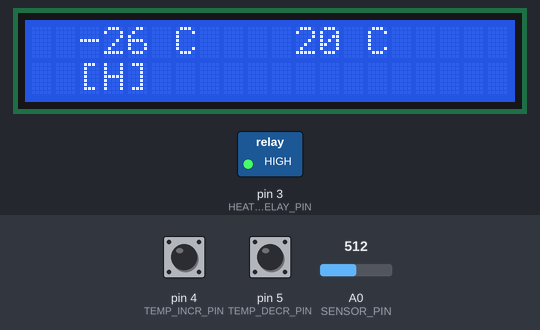
Bench run of a sketch on a simulated Arduino Uno, built with avr-gcc and run on an emulated ATmega328P. Shown: 20×2 character LCD, switched loads named in the sketch (green lamp = pin HIGH). The test bench sets the inputs (shaded band); at power-on: pin 4 (TEMP_INCR_PIN) HIGH, A0 (SENSOR_PIN) = 512, pin 5 (TEMP_DECR_PIN) HIGH. EEPROM starts erased; what the sketch prints to the serial monitor is not drawn.

Above: at 1.6 s.
1.7 s: pin 4 (TEMP_INCR_PIN) pulled LOW for 3.2 s
At 5.1 s:
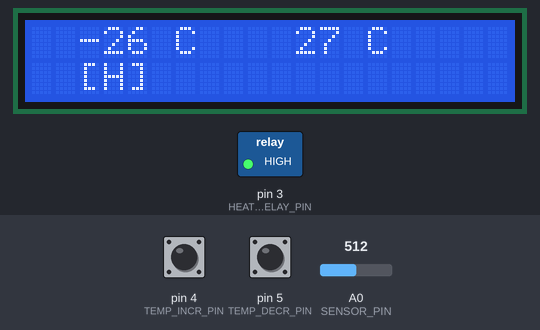
6.4 s: A0 (SENSOR_PIN) set to 716
At 7.6 s:
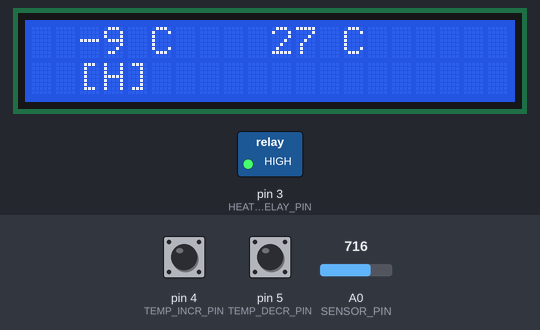
8.5 s: pin 5 (TEMP_DECR_PIN) pulled LOW for 0.15 s
At 8.9 s:
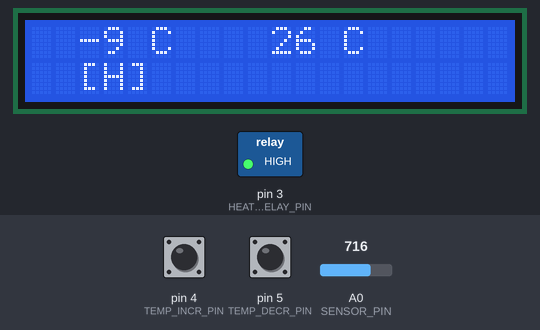
10.1 s: pin 4 (TEMP_INCR_PIN) pulled LOW for 1 s
At 10.36 s:
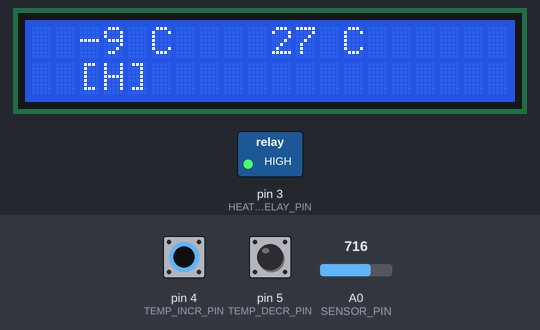
14.1 s: A0 (SENSOR_PIN) set to 900
At 25.6 s:
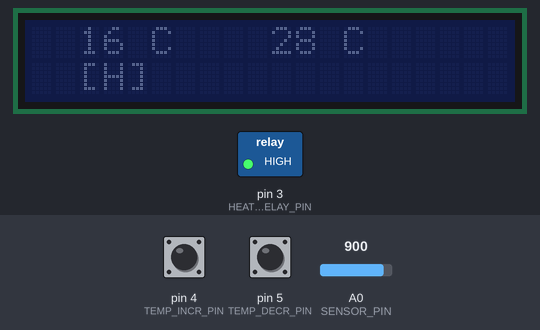
Timing chart, 0 to 26.5 s (numbered marks = the images above; inputs shaded):
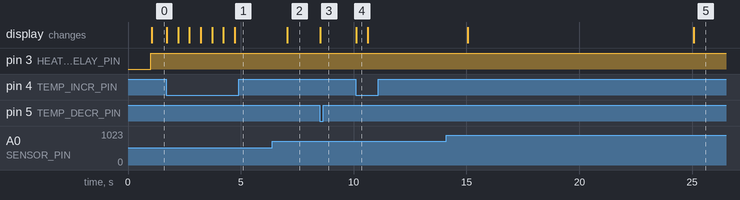

The sketch:

sauna.ino
```cpp
#include <EEPROM.h>
#include <LiquidCrystal_I2C.h>

// output
#define HEAT_RELAY_PIN 3

// input
#define MAIN_SWITCH_PIN 2
#define TEMP_INCR_PIN 4
#define TEMP_DECR_PIN 5
#define SENSOR_PIN A0

// memory
#define _TARGET_TEMPERATURE 0
#define _TEMPERATURE_DIFFERENCE 1
#define _TEMPERATURE_STEP 2
#define _BACKLIGHT_TIMER 3 // todo

// min,max,default values
#define MAX_TARGET_TEMP 120
#define MIN_TARGET_TEMP 10

#define MAX_TEMP_DIFF 20
#define MIN_TEMP_DIFF 0

#define MAX_TEMP_STEP 10
#define MIN_TEMP_STEP 1

#define DEFAULT_TARGET_TEMP 20
#define DEFAULT_TEMP_DIFF 5
#define DEFAULT_TEMP_STEP 5

LiquidCrystal_I2C lcd(0x27, 20, 2);

// tasks
/*
1 - Temperature check
2 - LCD display refresh
*/
unsigned long CURRENT_TIME = 0;
long PREV_TIME_T1 = millis();
long PREV_TIME_T2 = millis();
long PREV_TIME_T3 = millis();
const long INTERVAL_T1 = 1000;
const long INTERVAL_T2 = 1000;
const long INTERVAL_T3 = 500;

// Setpoint default values
int TARGET_TEMPERATURE; // temperature setpoint
int CURRENT_TEMPERATURE; // current temperature, refreshed with ntc converted value
int TEMPERATURE_DIFFERENCE; // temperature differential
int TEMPERATURE_STEP; // temperature is increased with this unit when + or - button

// LCD values
int BACKLIGHT_TIMER_INITIAL = 30; // (x * lcd refresh itnerval)
int BACKLIGHT_TIMER = BACKLIGHT_TIMER_INITIAL;

// Toggle values
bool HEATING_STATUS = false;
bool DEBUG = false;

// Serial command processing
String input;
char MAIN_COMMAND[32];
char SUB_COMMAND[32];
int COMMAND_VAL;

// NTC
float R1 = 100000; // 100K known resistor
float logR2;
float c1 = 1.009249522e-03, c2 = 2.378405444e-04, c3 = 2.019202697e-07;

void checkSerialCommandInput() {
    if (Serial.available()) {
        input = Serial.readStringUntil('\n');
        input.trim();
        sscanf(input.c_str(), "%32s %32s %d", MAIN_COMMAND, SUB_COMMAND, &COMMAND_VAL);
        if (strcmp(MAIN_COMMAND, "set") == 0) {
            if (strcmp(SUB_COMMAND, "diff") == 0) {
                if (setTemperatureDifference(COMMAND_VAL)) {
                    Serial.println(String("Temperature difference has been set to ") + TEMPERATURE_DIFFERENCE + String(" C"));
                } else {
                    Serial.println("Temperature difference must be between " + String(MIN_TEMP_DIFF) + " and " + String(MAX_TEMP_DIFF));
                }
            } else if (strcmp(SUB_COMMAND, "target") == 0) {
                if (setTargetTemperature(COMMAND_VAL)) {
                    Serial.println(String("Target temperature has been set to ") + TARGET_TEMPERATURE + String(" C"));
                } else {
                    Serial.println("Target temperature must be between " + String(MIN_TARGET_TEMP) + " and " + String(MAX_TARGET_TEMP));
                }
            } else if (strcmp(SUB_COMMAND, "step") == 0) {
                if (setTemperatureStep(COMMAND_VAL)) {
                    Serial.println(String("Temperature step has been set to ") + TEMPERATURE_STEP + String(" C"));
                } else {
                    Serial.println("Temperature step must be between " + String(MIN_TEMP_STEP) + " and " + String(MAX_TEMP_STEP));
                }
            } else if (strcmp(SUB_COMMAND, "debug") == 0) {
                if (COMMAND_VAL == 0) {
                    DEBUG = false;
                    Serial.println("Debug mode has been turned off");
                } else if (COMMAND_VAL == 1) {
                    DEBUG = true;
                    Serial.println("Debug mode has been turned on");
                } else {
                    Serial.println("Debug value must be 0 or 1");
                }
            }
            else Serial.println("Type not found");
        } else if (strcmp(MAIN_COMMAND, "get") == 0) {
            if (strcmp(SUB_COMMAND, "diff") == 0) {
                Serial.println(String("Temperature difference is ") + TEMPERATURE_DIFFERENCE + String(" C"));
            } else if (strcmp(SUB_COMMAND, "target") == 0) {
                Serial.println(String("Target temperature is ") + TARGET_TEMPERATURE + String(" C"));
            } else if (strcmp(SUB_COMMAND, "debug") == 0) {
                Serial.println(String("Debug is ") + (DEBUG ? String("ON") : String("OFF")));
            } else if (strcmp(SUB_COMMAND, "step") == 0) {
                Serial.println(String("Temperature step is ") + TEMPERATURE_STEP + String(" C"));
            }
            else Serial.println("Type not found");
        } else if (strcmp(MAIN_COMMAND, "help") == 0) {
            Serial.println("Available commands: set, get, help");
            Serial.println("Type 'help [cmd]' to see command's help");
            if (strcmp(SUB_COMMAND, "set") == 0) {
                Serial.println("Available types for 'set': target, diff, step, debug");
            } else if (strcmp(SUB_COMMAND, "get") == 0) {
                Serial.println("Available types for 'get': target, diff, step, debug");
            }
        }
        else Serial.println("Command not found");
    }
}

void checkButtons() {
    if (digitalRead(TEMP_INCR_PIN) == LOW && digitalRead(TEMP_DECR_PIN) != LOW) {
        if (CURRENT_TIME - PREV_TIME_T3 > INTERVAL_T3) {
            BACKLIGHT_TIMER = BACKLIGHT_TIMER_INITIAL;
            setTargetTemperature(TARGET_TEMPERATURE + 1);
            refreshDisplay();
            PREV_TIME_T3 = CURRENT_TIME;
        }
    } else if (digitalRead(TEMP_DECR_PIN) == LOW && digitalRead(TEMP_INCR_PIN) != LOW) {
        if (CURRENT_TIME - PREV_TIME_T3 > INTERVAL_T3) {
            BACKLIGHT_TIMER = BACKLIGHT_TIMER_INITIAL;
            setTargetTemperature(TARGET_TEMPERATURE - 1);
            refreshDisplay();
            PREV_TIME_T3 = CURRENT_TIME;
        }
    }
}

void checkTemperature() {
    logR2 = log(R1 * (1023.0 / (float) analogRead(SENSOR_PIN) - 1.0));
    CURRENT_TEMPERATURE = (1.0 / (c1 + c2 * logR2 + c3 * logR2 * logR2 * logR2)) - 273.15;
    if (DEBUG) Serial.println(String("-> Current: ") + CURRENT_TEMPERATURE + String(" C | Target: ") + TARGET_TEMPERATURE + String(" C | Diff: ") + TEMPERATURE_DIFFERENCE + String(" C"));
    if (HEATING_STATUS) {
        if ((TARGET_TEMPERATURE - CURRENT_TEMPERATURE < TEMPERATURE_DIFFERENCE) && TARGET_TEMPERATURE - CURRENT_TEMPERATURE > 0) {
            toggleHeating(true);
        } else if (TARGET_TEMPERATURE - CURRENT_TEMPERATURE <= 0) {
            toggleHeating(false);
        }
    } else {
        if (TARGET_TEMPERATURE - CURRENT_TEMPERATURE >= TEMPERATURE_DIFFERENCE) {
            toggleHeating(true);
        }
    }
    refreshDisplay();
}

void refreshDisplay() {
    lcd.clear();
    if (--BACKLIGHT_TIMER <= 0 && !DEBUG) {
      lcd.noBacklight();
    } else {
      lcd.backlight();
    }

    lcd.setCursor(2, 0);
    lcd.print(CURRENT_TEMPERATURE + String(" C    ") + TARGET_TEMPERATURE + String(" C"));

    lcd.setCursor(2, 1);
    if (HEATING_STATUS) lcd.print("[H]");
    if (DEBUG) lcd.print("[D]");
}

void toggleHeating(bool toggle) {
    if (toggle) {
        HEATING_STATUS = true;
        digitalWrite(HEAT_RELAY_PIN, HIGH);
    } else {
        HEATING_STATUS = false;
        digitalWrite(HEAT_RELAY_PIN, LOW);
    }
}

bool setTargetTemperature(int temp) {
    if (temp >= MIN_TARGET_TEMP && temp <= MAX_TARGET_TEMP) {
        TARGET_TEMPERATURE = temp;
        EEPROM.write(_TARGET_TEMPERATURE, TARGET_TEMPERATURE);
        return true;
    } else return false;
}

bool setTemperatureDifference(int diff) {
    if (diff >= MIN_TEMP_DIFF && diff <= MAX_TEMP_DIFF) {
        TEMPERATURE_DIFFERENCE = diff;
        EEPROM.write(_TEMPERATURE_DIFFERENCE, TEMPERATURE_DIFFERENCE);
        return true;
    } else return false;
}

bool setTemperatureStep(int step) {
    if (step >= MIN_TEMP_STEP && step <= MAX_TEMP_STEP) {
        TEMPERATURE_STEP = step;
        EEPROM.write(_TEMPERATURE_STEP, TEMPERATURE_STEP);
        return true;
    } else return false;
}

void setup() {
    Serial.begin(115200);

    lcd.init();
    lcd.clear();
    lcd.backlight();
    lcd.setCursor(0, 0);

    pinMode(HEAT_RELAY_PIN, OUTPUT);
    pinMode(MAIN_SWITCH_PIN, INPUT_PULLUP);
    pinMode(TEMP_INCR_PIN, INPUT_PULLUP);
    pinMode(TEMP_DECR_PIN, INPUT_PULLUP);

    // Load last saved setpoint
    TARGET_TEMPERATURE = EEPROM.read(_TARGET_TEMPERATURE);
    if (TARGET_TEMPERATURE == 255 || TARGET_TEMPERATURE > 120) {
        setTargetTemperature(DEFAULT_TARGET_TEMP);
    }

    TEMPERATURE_DIFFERENCE = EEPROM.read(_TEMPERATURE_DIFFERENCE);
    if (TEMPERATURE_DIFFERENCE == 255) {
        setTemperatureDifference(DEFAULT_TEMP_DIFF);
    }

    TEMPERATURE_STEP = EEPROM.read(_TEMPERATURE_STEP);
    if (TEMPERATURE_STEP == 255) {
        setTemperatureStep(DEFAULT_TEMP_STEP);
    }

    Serial.println("");
    Serial.println("Sauna controller v1.0 loaded");
    Serial.println("Author: Aron Kovacs (aronk02@proton.me)");
    Serial.println("For help type 'help' in the console");
    Serial.println("");
    Serial.println("Loaded values from EEPROM:");
    Serial.println(" -> TARGET_TEMPERATURE = " + String(TARGET_TEMPERATURE));
    Serial.println(" -> TEMPERATURE_DIFFERENCE = " + String(TEMPERATURE_DIFFERENCE));
    Serial.println(" -> TEMPERATURE_STEP = " + String(TEMPERATURE_STEP));
}

void loop() {
    CURRENT_TIME = millis();

    if (CURRENT_TIME - PREV_TIME_T1 > INTERVAL_T1) {
        checkTemperature();
        PREV_TIME_T1 = CURRENT_TIME;
    }

    if (CURRENT_TIME - PREV_TIME_T2 > INTERVAL_T2) {
        refreshDisplay();
        PREV_TIME_T2 = CURRENT_TIME;
    }

    checkButtons();
    checkSerialCommandInput();
}
```

Measured:
- after the input at 1.7 s, the display: first changes at once (image 1 shows a later state)
- after the input at 6.4 s, the display: changes after 0.65 s (image 2)
- after the input at 8.5 s, the display: changes at once (image 3)
- after the input at 10.1 s, the display: changes at once (image 4)
- after the input at 14.1 s, the display: first changes after 0.96 s (image 5 shows a later state)
- what the display in image 4 shows lasts 0.5 s, from 10.1 s to 10.6 s
